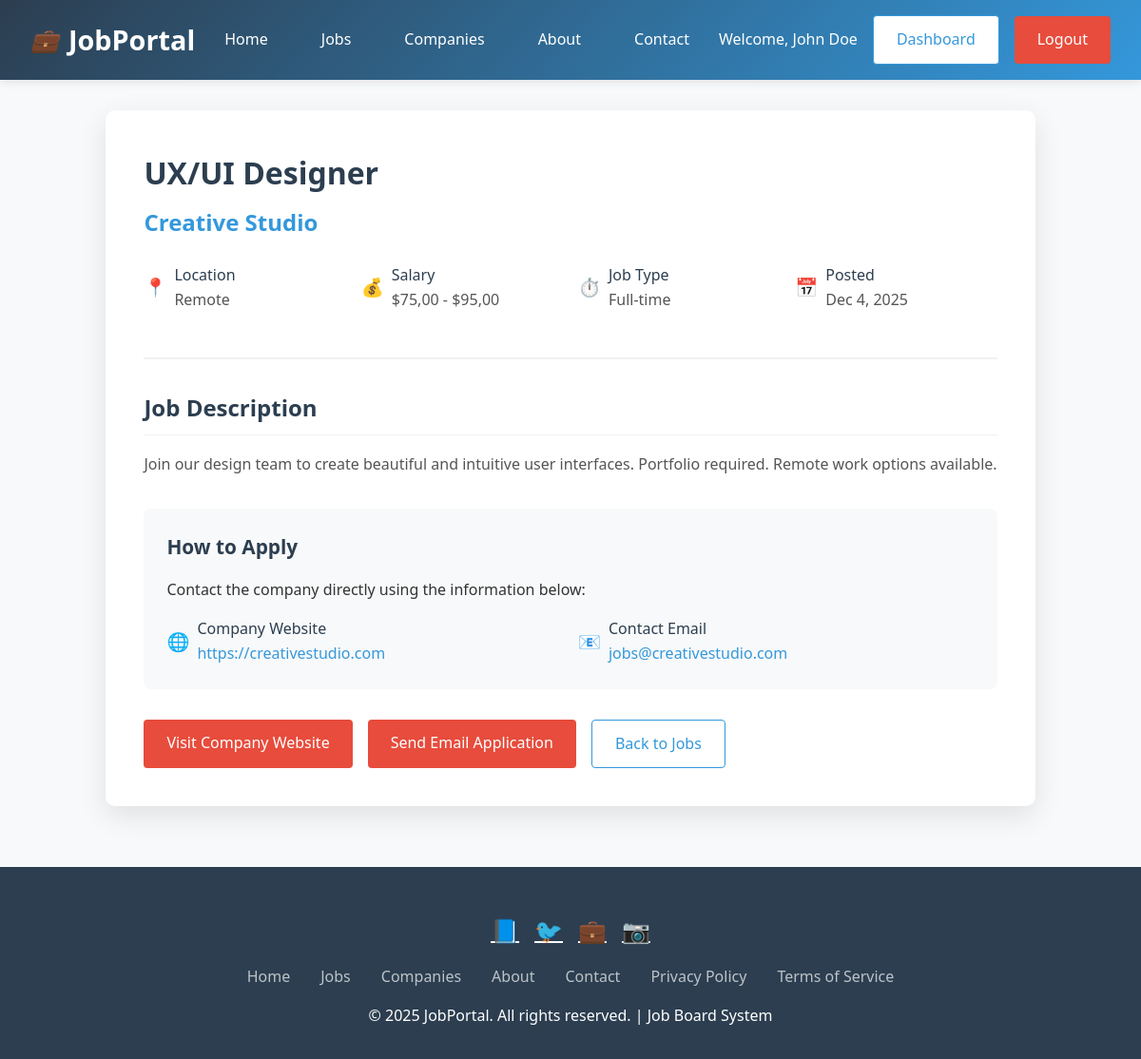
/job-details.php?id=3 (signed in), run on the app's committed database.
### tables this page shows
CREATE TABLE jobs (
    id INT AUTO_INCREMENT PRIMARY KEY,
    company_name VARCHAR(100) NOT NULL,
    title VARCHAR(200) NOT NULL,
    description TEXT NOT NULL,
    location VARCHAR(100),
    salary VARCHAR(100),
    job_type VARCHAR(50),
    company_website VARCHAR(200),
    contact_email VARCHAR(100),
    created_at TIMESTAMP DEFAULT CURRENT_TIMESTAMP
);

### job-details.php (the view, shortened to what this page needs)
<?php
require_once 'config.php';
$job_id = isset($_GET['id']) ? (int)$_GET['id'] : 0;
$stmt = $pdo->prepare("SELECT * FROM jobs WHERE id = ?");
$stmt->execute([$job_id]);
$job = $stmt->fetch();
?>
<!DOCTYPE html>
<html lang="en">
<head>
</head>
<body>
    <header class="header">
        <div class="logo">
            <i>💼</i> JobPortal
        </div>
        <nav class="nav">
            <a href="index.php">Home</a>
            <a href="jobs.php">Jobs</a>
            <a href="companies.php">Companies</a>
            <a href="about.php">About</a>
            <a href="contact.php">Contact</a>
        </nav>
        <div class="auth-buttons">
            <span style="color: white;">Welcome, <?php echo $_SESSION['user_name']; ?></span>
            <a href="dashboard.php" class="btn btn-outline">Dashboard</a>
            <a href="logout.php" class="btn btn-primary">Logout</a>
        </div>
    </header>
    <div class="container">
        <div class="job-details">
            <div class="job-header">
                <h1 class="job-title"><?php echo htmlspecialchars($job['title']); ?></h1>
                <div class="job-company"><?php echo htmlspecialchars($job['company_name']); ?></div>
                <div class="job-meta">
                    <div class="meta-item">
                        <span class="meta-icon">📍</span>
                        <div>
                            <div class="meta-label">Location</div>
                            <div class="meta-value"><?php echo htmlspecialchars($job['location']); ?></div>
                        </div>
                    </div>
                    <div class="meta-item">
                        <span class="meta-icon">💰</span>
                        <div>
                            <div class="meta-label">Salary</div>
                            <div class="meta-value"><?php echo htmlspecialchars($job['salary']); ?></div>
                        </div>
                    </div>
                    <div class="meta-item">
                        <span class="meta-icon">⏱️</span>
                        <div>
                            <div class="meta-label">Job Type</div>
                            <div class="meta-value"><?php echo htmlspecialchars($job['job_type']); ?></div>
                        </div>
                    </div>
                    <div class="meta-item">
                        <span class="meta-icon">📅</span>
                        <div>
                            <div class="meta-label">Posted</div>
                            <div class="meta-value"><?php echo date('M j, Y', strtotime($job['created_at'])); ?></div>
                        </div>
                    </div>
                </div>
            </div>
            <div class="job-section">
                <h3>Job Description</h3>
                <div class="job-description">
                    <?php echo nl2br(htmlspecialchars($job['description'])); ?>
                </div>
            </div>
            <div class="application-info">
                <h4>How to Apply</h4>
                <p>Contact the company directly using the information below:</p>
                <div class="contact-details">
                    <div class="contact-item">
                        <span class="contact-icon">🌐</span>
                        <div>
                            <div class="meta-label">Company Website</div>
                            <a href="<?php echo htmlspecialchars($job['company_website']); ?>" target="_blank" class="contact-link"><?php echo htmlspecialchars($job['company_website']); ?></a>
                        </div>
                    </div>
                    <div class="contact-item">
                        <span class="contact-icon">📧</span>
                        <div>
                            <div class="meta-label">Contact Email</div>
                            <a href="mailto:<?php echo htmlspecialchars($job['contact_email']); ?>" class="contact-link"><?php echo htmlspecialchars($job['contact_email']); ?></a>
                        </div>
                    </div>
                </div>
            </div>
            <div class="action-buttons">
                <a href="<?php echo htmlspecialchars($job['company_website']); ?>" target="_blank" class="btn btn-primary">Visit Company Website</a>
                <a href="mailto:<?php echo htmlspecialchars($job['contact_email']); ?>" class="btn btn-primary">Send Email Application</a>
                <a href="jobs.php" class="btn btn-outline">Back to Jobs</a>
            </div>
        </div>
    </div>
   <footer class="footer">
    <div class="social-links">
      <a href="https://web.facebook.com/?_rdc=1&_rdr#" title="Facebook">📘</a>
      <a href="https://x.com/i/flow/login" title="Twitter">🐦</a>
      <a href="https://www.linkedin.com" title="LinkedIn">💼</a>
      <a href="https://www.instagram.com" title="Instagram">📷</a>
    </div>
    <div class="footer-links">
      <a href="index.php">Home</a>
      <a href="jobs.php">Jobs</a>
      <a href="companies.php">Companies</a>
      <a href="about.php">About</a>
      <a href="contact.php">Contact</a>
      <a href="https://en.wikipedia.org/wiki/Privacy_policy">Privacy Policy</a>
      <a href="contact.php">Terms of Service</a>
    </div>
    <p>&copy; 2025 JobPortal. All rights reserved. | Job Board System</p>
  </footer>
</body>
</html>

### job-details.php (style rules this page uses)
* { margin: 0; padding: 0; box-sizing: border-box; font-family: 'Segoe UI', Tahoma, Geneva, Verdana, sans-serif; }
body { background-color: #f8f9fa; line-height: 1.6; color: #333; min-height: 100vh; display: flex; flex-direction: column; }
.header { background: linear-gradient(135deg, #2c3e50, #3498db); color: white; padding: 1rem 2rem; display: flex; justify-content: space-between; align-items: center; box-shadow: 0 2px 10px rgba(0,0,0,0.1); }
.logo { font-size: 1.8rem; font-weight: bold; display: flex; align-items: center; }
.logo i { margin-right: 10px; font-size: 1.5rem; }
.nav { display: flex; gap: 1.5rem; }
.nav a { color: white; text-decoration: none; padding: 0.5rem 1rem; border-radius: 4px; transition: all 0.3s ease; }
.auth-buttons { display: flex; gap: 1rem; align-items: center; }
.btn { padding: 0.75rem 1.5rem; text-decoration: none; border-radius: 4px; display: inline-block; font-weight: 500; transition: all 0.3s ease; border: none; cursor: pointer; font-size: 1rem; }
.btn-outline { border: 1px solid #3498db; color: #3498db; background: white; }
.btn-primary { background: #e74c3c; color: white; }
.container { max-width: 1200px; margin: 0 auto; padding: 2rem; flex: 1; }
.job-details { background: white; border-radius: 10px; box-shadow: 0 10px 30px rgba(0,0,0,0.1); padding: 2.5rem; margin-bottom: 2rem; }
.job-header { border-bottom: 2px solid #f1f1f1; padding-bottom: 1.5rem; margin-bottom: 2rem; }
.job-title { color: #2c3e50; font-size: 2rem; margin-bottom: 0.5rem; }
.job-company { color: #3498db; font-size: 1.5rem; margin-bottom: 1rem; font-weight: 600; }
.job-meta { display: grid; grid-template-columns: repeat(auto-fit, minmax(200px, 1fr)); gap: 1rem; margin: 1.5rem 0; }
.meta-item { display: flex; align-items: center; gap: 0.5rem; }
.meta-icon { font-size: 1.2rem; color: #3498db; }
.meta-label { font-weight: 500; color: #2c3e50; }
.meta-value { color: #555; }
.job-section { margin-bottom: 2rem; }
.job-section h3 { color: #2c3e50; margin-bottom: 1rem; font-size: 1.5rem; border-bottom: 1px solid #f1f1f1; padding-bottom: 0.5rem; }
.job-description { line-height: 1.8; color: #555; }
.application-info { background: #f8f9fa; padding: 1.5rem; border-radius: 8px; margin: 1.5rem 0; }
.application-info h4 { color: #2c3e50; margin-bottom: 1rem; font-size: 1.3rem; }
.contact-details { display: grid; grid-template-columns: repeat(auto-fit, minmax(250px, 1fr)); gap: 1rem; margin-top: 1rem; }
.contact-item { display: flex; align-items: center; gap: 0.5rem; }
.contact-icon { font-size: 1.2rem; color: #3498db; }
.contact-link { color: #3498db; text-decoration: none; font-weight: 500; }
.action-buttons { display: flex; gap: 1rem; margin-top: 2rem; flex-wrap: wrap; }
.footer { background: #2c3e50; color: white; text-align: center; padding: 2rem; margin-top: auto; }
.social-links { display: flex; justify-content: center; gap: 1rem; margin: 1rem 0; }
.social-links a { color: white; font-size: 1.5rem; transition: color 0.3s ease; }
.footer-links { display: flex; justify-content: center; gap: 2rem; margin: 1rem 0; }
.footer-links a { color: #bdc3c7; text-decoration: none; transition: color 0.3s ease; }

### data on the page
jobs: title "UX/UI Designer", company_name "Creative Studio", location "Remote", salary "$75,00 - $95,00", job_type "Full-time", created_at "Dec 4, 2025", description "Join our design team to create beautiful and intuitive user interfaces. Portfolio required. Remote work options available.", company_website "https://creativestudio.com", contact_email "jobs@creativestudio.com"

### other printed values
$_SESSION['user_name'] "John Doe"
